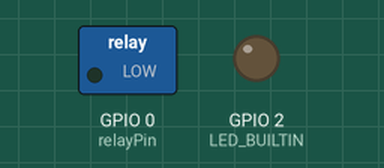
This sketch was run on a simulated ESP8266 (NodeMCU). Parts: switched loads named in the sketch (green lamp = pin HIGH), output pins drawn as LEDs (lit = HIGH, except the on-board LED, lit = LOW). WiFi joins after 1.5 s; servers stay silent unless stated; storage starts empty; what the sketch prints to the serial monitor is not drawn.

Above: at 1.6 s.
At 4.1 s:
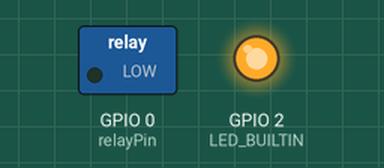
Timing chart, 0 to 5.6 s (numbered marks = the images above):
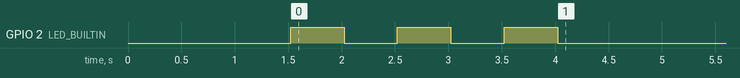

The sketch:

ESP8266_web_relay.ino
```cpp
#include<ESP8266WiFi.h>
#include<ESPAsyncWebServer.h>
#include<ESPAsyncTCP.h>
//#include<WebSocketsServer.h>
#include<FS.h>
//ESP-01S
#define relayPin 0// relay connected to  GPIO0

/*const char* ssid="ZYXEL_3F";
const char* password="C1470A9A";*/
const char* ssid="Q60_toattz";
const char* password="12345678";

// Set web server port number to 80
AsyncWebServer server(80);
//WebSocketsServer webSocket=WebSocketsServer(81);

/*void webSocketEvent(uint8_t num, WStype_t type, uint8_t * payload, size_t length)
{
  if(type==WStype_TEXT)
  {
    //Serial.printf("[%u] get Text: %s\n%zu\n", num, payload,length);
    char s=(char)payload[0];
    int state=atoi(&s);
    if(state==1)
    {
      digitalWrite(relayPin,HIGH);
    }
    else
    {
      digitalWrite(relayPin,LOW);
    }
  }
}*/

void setup()
{
  pinMode(relayPin,OUTPUT);
  pinMode(LED_BUILTIN,OUTPUT);

  Serial.begin(115200);

  if(!SPIFFS.begin())
  {
    Serial.println("SPIFFS is broken");
    return;
  }
  // Connect to Wi-Fi network with SSID and password
  WiFi.mode(WIFI_STA);
  //WiFi.hostname("ESP-01S_CAT_FAN_RELAY_V2");
  //WiFi.hostname("啾啾王 ");
  WiFi.hostname("IOT_DEMO");
  Serial.printf("Connecting to %s\n",ssid);
  WiFi.begin(ssid, password);
  while (WiFi.status() != WL_CONNECTED) {
    delay(500);
    Serial.print(".");
  }
  // Print local IP address and start web server
  Serial.println("");
  Serial.println("WiFi connected.");
  Serial.printf("IP address: %s\n",WiFi.localIP().toString().c_str());

  server.serveStatic("/",SPIFFS,"/www/").setDefaultFile("index.html");
  server.serveStatic("/img",SPIFFS,"/www/img/");
  server.serveStatic("/favicon.ico",SPIFFS,"/www/favicon.ico");

  server.on("/state",HTTP_GET,[](AsyncWebServerRequest * req){
    if(digitalRead(relayPin)==HIGH)
    {
      req->send(200,"text/plain",String("0"));
    }
    else
    {
      req->send(200,"text/plain",String("1"));
    }
    });

  server.on("/sw",HTTP_POST,[](AsyncWebServerRequest * req){
    /*if(req->hasParam("val"))
    {
      AsyncWebParameter *p=req->getParam("val");
      if(p->value()=="1")
      {
        digitalWrite(relayPin,HIGH);
      }
      else
      {
        digitalWrite(relayPin,LOW);
      }
    }*/
    digitalWrite(relayPin,!digitalRead(relayPin));
    req->send(200);
    });
  server.begin();
  Serial.println("HTTP server started");

  /*webSocket.onEvent(webSocketEvent);
  webSocket.begin();
  Serial.println("Websock is started");*/

  digitalWrite(LED_BUILTIN,HIGH);
  delay(500);
  digitalWrite(LED_BUILTIN,LOW);
  delay(500);
  digitalWrite(LED_BUILTIN,HIGH);
  delay(500);
  digitalWrite(LED_BUILTIN,LOW);
  delay(500);
  digitalWrite(LED_BUILTIN,HIGH);
  delay(500);
  digitalWrite(LED_BUILTIN,LOW);
}

void loop()
{
  //webSocket.loop();
}
```
